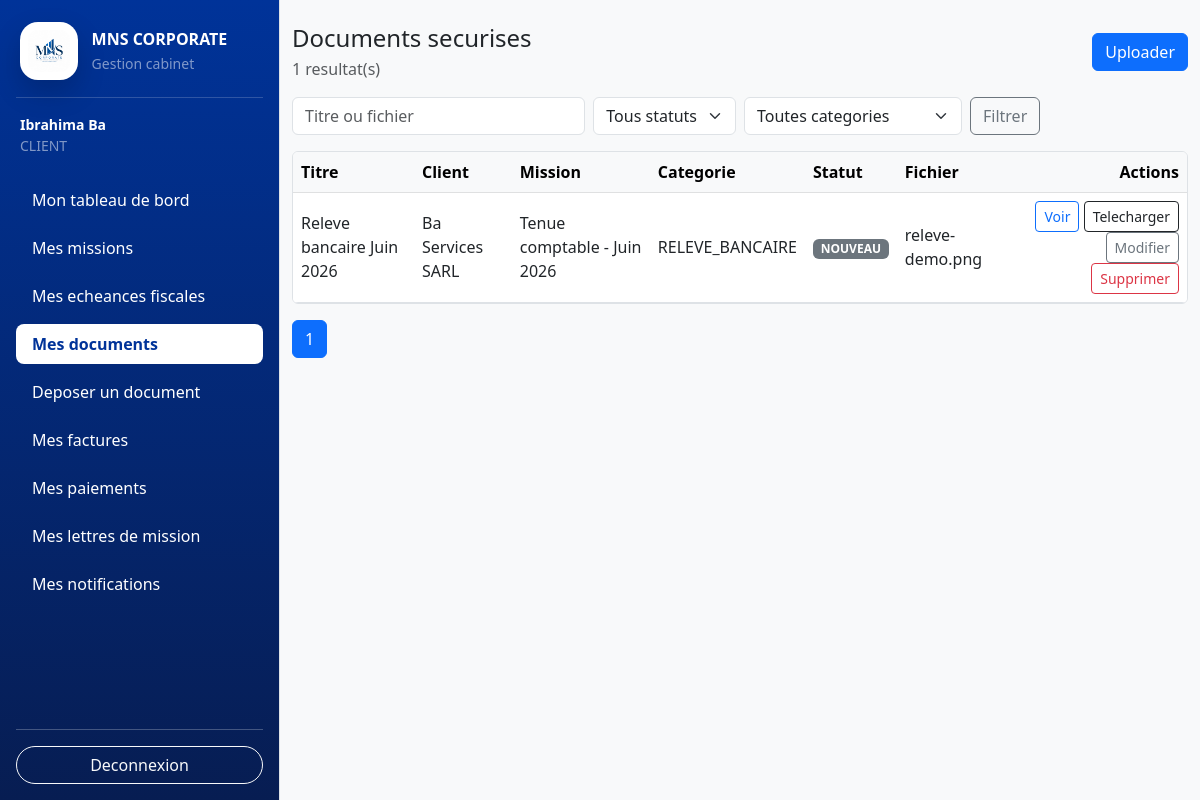
Screenshot of /frontend/views/documents/list.php (signed in) with the database file from the repository.
### tables this page shows
CREATE TABLE IF NOT EXISTS documents (
    id INT UNSIGNED AUTO_INCREMENT PRIMARY KEY,
    client_id INT UNSIGNED NOT NULL,
    mission_id INT UNSIGNED NULL,
    uploaded_by INT UNSIGNED NOT NULL,
    title VARCHAR(180) NOT NULL,
    original_filename VARCHAR(255) NOT NULL,
    stored_filename VARCHAR(255) NOT NULL,
    file_path VARCHAR(255) NOT NULL,
    file_type VARCHAR(100) NULL,
    file_size INT UNSIGNED NULL,
    document_category ENUM('FACTURE', 'RELEVE_BANCAIRE', 'CONTRAT', 'DECLARATION', 'AUTRE')
        NOT NULL DEFAULT 'AUTRE',
    status ENUM('NOUVEAU', 'CONSULTE', 'VALIDE', 'REJETE')
        NOT NULL DEFAULT 'NOUVEAU',
    is_archived TINYINT(1) NOT NULL DEFAULT 0,
    archived_at DATETIME NULL,
    archived_by INT UNSIGNED NULL,
    archive_reason TEXT NULL,
    uploaded_at TIMESTAMP DEFAULT CURRENT_TIMESTAMP,
    CONSTRAINT fk_documents_client
        FOREIGN KEY (client_id) REFERENCES clients(id)
        ON DELETE CASCADE
        ON UPDATE CASCADE,
    CONSTRAINT fk_documents_mission
        FOREIGN KEY (mission_id) REFERENCES missions(id)
        ON DELETE SET NULL
        ON UPDATE CASCADE,
    CONSTRAINT fk_documents_uploaded_by
        FOREIGN KEY (uploaded_by) REFERENCES users(id)
        ON DELETE RESTRICT
        ON UPDATE CASCADE,
    CONSTRAINT fk_documents_archived_by
        FOREIGN KEY (archived_by) REFERENCES users(id)
        ON DELETE SET NULL
        ON UPDATE CASCADE
);

CREATE TABLE IF NOT EXISTS users (
    id INT UNSIGNED AUTO_INCREMENT PRIMARY KEY,
    full_name VARCHAR(150) NOT NULL,
    email VARCHAR(150) NOT NULL UNIQUE,
    phone VARCHAR(30) NULL,
    password_hash VARCHAR(255) NOT NULL,
    role ENUM('EXPERT', 'COLLABORATEUR', 'STAGIAIRE', 'CLIENT') NOT NULL,
    is_active TINYINT(1) NOT NULL DEFAULT 1,
    last_login_at DATETIME NULL,
    created_at TIMESTAMP DEFAULT CURRENT_TIMESTAMP,
    updated_at TIMESTAMP DEFAULT CURRENT_TIMESTAMP ON UPDATE CURRENT_TIMESTAMP
);

CREATE TABLE IF NOT EXISTS clients (
    id INT UNSIGNED AUTO_INCREMENT PRIMARY KEY,
    user_id INT UNSIGNED NULL UNIQUE,
    company_name VARCHAR(180) NOT NULL,
    legal_form VARCHAR(100) NULL,
    contact_name VARCHAR(150) NULL,
    email VARCHAR(150) NULL,
    phone VARCHAR(30) NULL,
    address VARCHAR(255) NULL,
    ninea VARCHAR(50) NULL UNIQUE,
    rccm VARCHAR(80) NULL UNIQUE,
    tax_regime VARCHAR(100) NULL,
    accounting_year_start DATE NULL,
    accounting_year_end DATE NULL,
    status ENUM('ACTIF', 'INACTIF') NOT NULL DEFAULT 'ACTIF',
    created_at TIMESTAMP DEFAULT CURRENT_TIMESTAMP,
    updated_at TIMESTAMP DEFAULT CURRENT_TIMESTAMP ON UPDATE CURRENT_TIMESTAMP,
    CONSTRAINT fk_clients_user
        FOREIGN KEY (user_id) REFERENCES users(id)
        ON DELETE SET NULL
        ON UPDATE CASCADE
);

CREATE TABLE IF NOT EXISTS missions (
    id INT UNSIGNED AUTO_INCREMENT PRIMARY KEY,
    client_id INT UNSIGNED NOT NULL,
    mission_catalog_id INT UNSIGNED NOT NULL,
    title VARCHAR(180) NOT NULL,
    description TEXT NULL,
    start_date DATE NOT NULL,
    planned_end_date DATE NULL,
    actual_end_date DATE NULL,
    status ENUM('A_FAIRE', 'EN_COURS', 'TERMINEE', 'EN_RETARD', 'ANNULEE')
        NOT NULL DEFAULT 'A_FAIRE',
    priority ENUM('BASSE', 'MOYENNE', 'HAUTE') NOT NULL DEFAULT 'MOYENNE',
    estimated_hours DECIMAL(8,2) NULL,
    created_by INT UNSIGNED NOT NULL,
    created_at TIMESTAMP DEFAULT CURRENT_TIMESTAMP,
    updated_at TIMESTAMP DEFAULT CURRENT_TIMESTAMP ON UPDATE CURRENT_TIMESTAMP,
    CONSTRAINT fk_missions_client
        FOREIGN KEY (client_id) REFERENCES clients(id)
        ON DELETE CASCADE
        ON UPDATE CASCADE,
    CONSTRAINT fk_missions_catalog
        FOREIGN KEY (mission_catalog_id) REFERENCES mission_catalog(id)
        ON DELETE RESTRICT
        ON UPDATE CASCADE,
    CONSTRAINT fk_missions_created_by
        FOREIGN KEY (created_by) REFERENCES users(id)
        ON DELETE RESTRICT
        ON UPDATE CASCADE
);

### frontend/views/documents/list.php (the view, shortened to what the rows shown need)
<?php
if (!defined('MNS_CONTROLLER_RENDER')) {
    require_once __DIR__ . '/../../../backend/controllers/document_controller.php';
    handleDocumentRequest();
    return;
}
require_once __DIR__ . '/../../../backend/includes/helpers.php';
require_once __DIR__ . '/../includes/header.php';
?>
<div class="d-flex">
    <?php require_once __DIR__ . '/../includes/sidebar.php'; ?>
    <main class="container-fluid py-4">
        <div class="d-flex justify-content-between align-items-center mb-3">
            <div>
                <h1 class="h4 mb-1">Documents securises</h1>
            </div>
        </div>
        <div class="table-responsive bg-white border rounded">
            <table class="table table-hover align-middle mb-0">
                <thead class="table-light">
                    <tr>
                        <th>Titre</th>
                        <th>Client</th>
                        <th>Mission</th>
                        <th>Categorie</th>
                        <th>Statut</th>
                        <th>Fichier</th>
                        <th class="text-end">Actions</th>
                    </tr>
                </thead>
                <tbody>
                    <?php foreach (($documents ?? []) as $document): ?>
                        <?php
                        $isArchived = (int) ($document['is_archived'] ?? 0) === 1;
                        $canEdit = $role === 'EXPERT' || ($role === 'CLIENT' && !$isArchived && $document['status'] !== 'VALIDE');
                        $canClientDelete = $role === 'CLIENT' && !$isArchived && $document['status'] === 'NOUVEAU';
                        ?>
                        <tr>
                            <td><?php echo e($document['title']); ?></td>
                            <td><?php echo e($document['company_name']); ?></td>
                            <td><?php echo e($document['mission_title']); ?></td>
                            <td><?php echo e($document['document_category']); ?></td>
                            <td>
                                <span class="badge text-bg-secondary"><?php echo e($document['status']); ?></span>
                            </td>
                            <td><?php echo e($document['original_filename']); ?></td>
                            <td class="text-end">
                                <a class="btn btn-sm btn-outline-primary" href="/MNS_CORPORATE/frontend/views/documents/show.php?id=<?php echo e((string) $document['id']); ?>">Voir</a>
                                <a class="btn btn-sm btn-outline-dark" href="/MNS_CORPORATE/frontend/views/documents/list.php?action=download&id=<?php echo e((string) $document['id']); ?>">Telecharger</a>
                                <?php if ($canEdit && (!$isArchived || $role === 'EXPERT')): ?>
                                    <a class="btn btn-sm btn-outline-secondary" href="/MNS_CORPORATE/frontend/views/documents/list.php?action=edit&id=<?php echo e((string) $document['id']); ?>">Modifier</a>
                                <?php endif; ?>
                                <?php if ($canClientDelete): ?>
                                    <form method="post" action="/MNS_CORPORATE/frontend/views/documents/list.php?action=archive" class="d-inline" onsubmit="return confirm('Confirmer la suppression logique ?');">
                                        <button class="btn btn-sm btn-outline-danger">Supprimer</button>
                                    </form>
                                <?php endif; ?>
                            </td>
                        </tr>
                    <?php endforeach; ?>
                </tbody>
            </table>
        </div>
    </main>
</div>
<?php require_once __DIR__ . '/../includes/footer.php'; ?>

### frontend/views/includes/sidebar.php (shortened to what the rows shown need)
<?php
require_once __DIR__ . '/../../../backend/includes/auth_check.php';
require_once __DIR__ . '/../../../backend/includes/helpers.php';
$user = currentUser();
$role = is_array($user) ? (string) ($user['role'] ?? '') : '';
$fullName = is_array($user) ? (string) ($user['full_name'] ?? '') : '';
$currentPath = (string) ($_SERVER['SCRIPT_NAME'] ?? '');
$sidebarBlue = '#003399';
$links = [];
if ($role === 'EXPERT') {
    $links = [
        ['Tableau de bord', '/MNS_CORPORATE/index.php'],
        ['Clients', '/MNS_CORPORATE/frontend/views/clients/list.php'],
        ['Missions', '/MNS_CORPORATE/frontend/views/missions/list.php'],
        ['Catalogue des missions', '/MNS_CORPORATE/frontend/views/missions/catalog_list.php'],
        ['Echeances fiscales', '/MNS_CORPORATE/frontend/views/deadlines/list.php'],
        ['Documents', '/MNS_CORPORATE/frontend/views/documents/list.php'],
        ['Notifications', '/MNS_CORPORATE/frontend/views/notifications/list.php'],
        ['Gestion des timesheets', '/MNS_CORPORATE/frontend/views/timesheets/list.php'],
        ['Synthese temps par mission', '/MNS_CORPORATE/frontend/views/timesheets/summary.php'],
        ['Factures', '/MNS_CORPORATE/frontend/views/invoices/list.php'],
        ['Creer une facture', '/MNS_CORPORATE/frontend/views/invoices/create.php'],
        ['Paiements', '/MNS_CORPORATE/frontend/views/payments/list.php'],
        ['Balance agee', '/MNS_CORPORATE/frontend/views/payments/balance_aged.php'],
        ['Lettres de mission', '/MNS_CORPORATE/frontend/views/engagement_letters/list.php'],
        ['Exports', '/MNS_CORPORATE/frontend/views/exports/index.php'],
        ['Sauvegarde base de donnees', '/MNS_CORPORATE/frontend/views/exports/backup.php'],
        ['Journal d audit', '/MNS_CORPORATE/frontend/views/audit_logs/list.php'],
    ];
} elseif ($role === 'CLIENT') {
    $links = [
        ['Mon tableau de bord', '/MNS_CORPORATE/index.php'],
        ['Mes missions', '/MNS_CORPORATE/frontend/views/missions/list.php'],
        ['Mes echeances fiscales', '/MNS_CORPORATE/frontend/views/deadlines/list.php'],
        ['Mes documents', '/MNS_CORPORATE/frontend/views/documents/list.php'],
        ['Deposer un document', '/MNS_CORPORATE/frontend/views/documents/upload.php'],
        ['Mes factures', '/MNS_CORPORATE/frontend/views/invoices/list.php'],
        ['Mes paiements', '/MNS_CORPORATE/frontend/views/payments/list.php'],
        ['Mes lettres de mission', '/MNS_CORPORATE/frontend/views/engagement_letters/list.php'],
        ['Mes notifications', '/MNS_CORPORATE/frontend/views/notifications/list.php'],
    ];
}
?>
<nav class="border-end d-none d-lg-flex flex-column flex-shrink-0" style="min-height:100vh; width:280px; padding:1rem; background: linear-gradient(180deg, <?php echo e($sidebarBlue); ?> 0%, #071d52 100%);">
    <?php renderSidebarContent($user, $fullName, $role, $links, $currentPath, $sidebarBlue); ?>
</nav>
<?php
function renderSidebarContent(?array $user, string $fullName, string $role, array $links, string $currentPath, string $sidebarBlue): void
{
    ?>
    <div class="mb-4">
        <?php if ($user !== null): ?>
            <div class="small text-white-50 mt-3 px-1">
                <div class="text-white fw-semibold"><?php echo e($fullName); ?></div>
                <div><?php echo e($role); ?></div>
            </div>
        <?php endif; ?>
    </div>
    <?php
}

### rows the page displays
documents: uploaded_by.full_name "Ibrahima Ba", title "Releve bancaire Juin 2026", client.company_name "Ba Services SARL", mission.title "Tenue comptable - Juin 2026", document_category "RELEVE_BANCAIRE", status "NOUVEAU", original_filename "releve-demo.png"

### other values shown
$role "CLIENT"
$label "Mon tableau de bord"
$label "Mes missions"
$label "Mes echeances fiscales"
$label "Mes documents"
$label "Deposer un document"
$label "Mes factures"
$label "Mes paiements"
$label "Mes lettres de mission"
$label "Mes notifications"
$total "1"
